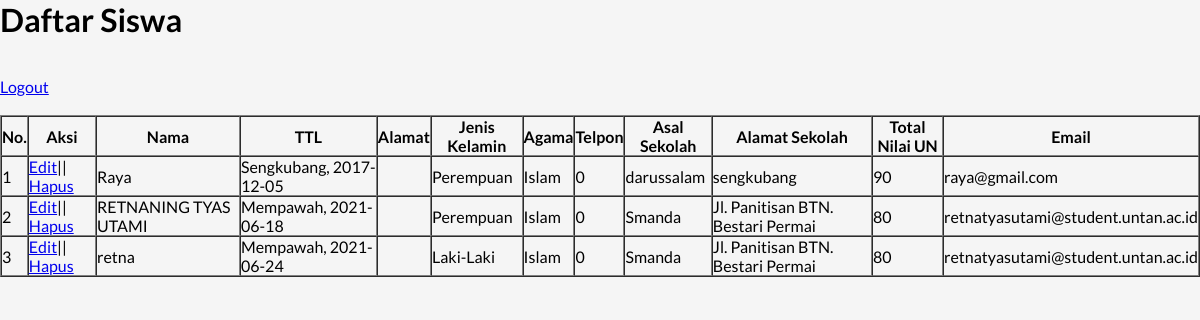
Page /hal_admin.php on the committed database.
### tables this page shows
CREATE TABLE `tb_siswa` (
  `id_daftar` int(10) NOT NULL,
  `nama` varchar(100) NOT NULL,
  `tempat_lahir` varchar(100) NOT NULL,
  `tanggal_lahir` varchar(100) NOT NULL,
  `alamat` varchar(100) NOT NULL,
  `jk` enum('Laki-Laki','Perempuan') NOT NULL,
  `agama` varchar(15) NOT NULL,
  `telepon` int(15) NOT NULL,
  `sekolah_asal` varchar(100) NOT NULL,
  `alamat_sekolah` varchar(100) NOT NULL,
  `total_un` varchar(5) NOT NULL,
  `nama_bpk` varchar(100) NOT NULL,
  `pendidikan_bpk` varchar(100) NOT NULL,
  `pekerjaan_bpk` varchar(100) NOT NULL,
  `penghasilan_bpk` varchar(100) NOT NULL,
  `nama_ibu` varchar(100) NOT NULL,
  `pendidikan_ibu` varchar(100) NOT NULL,
  `pekerjaan_ibu` varchar(100) NOT NULL,
  `penghasilan_ibu` varchar(100) NOT NULL,
  `email` varchar(100) NOT NULL,
  `password` varchar(100) NOT NULL,
  `tanggal_daftar` varchar(100) NOT NULL
);

### hal_admin.php (the view, shortened to what this page needs)
<?php
    include "koneksi.php";
    $hasil = mysqli_query($connect, "SELECT * FROM tb_siswa");
?>
<!DOCTYPE html>
<html>
<head>
    <link rel="stylesheet" type="text/css" href="css/style.css">
</head>
<body>
    <h1>Daftar Siswa</h2>
    <br></br>
    <td><a href="logout.php">Logout</a></td>
    <br></br>
    <table border="1" cellpadding="10" cellspacing="0">
            <tr>
                <th>No.</th>
                <th>Aksi</th>
                <th>Nama</th>
                <th>TTL</th>
                <th>Alamat</th>
                <th>Jenis Kelamin</th>
                <th>Agama</th>
                <th>Telpon</th>
                <th>Asal Sekolah</th>
                <th>Alamat Sekolah</th>
                <th>Total Nilai UN</th>
                <th>Email</th>
            </tr>
            <?php $i = 1; ?>
            <?php foreach($hasil as $row): ?>
            <tr>
                <td><?= $i; ?></td>
                <td>
                    <a href="edit2.php?id_daftar=<?= $row["id_daftar"]; ?>">Edit</a>||
                    <a href="hapus.php?id_daftar=<?= $row["id_daftar"]; ?>"
                    onclick=" return confirm('Apakah anda yakin akan menghapus data ini?');">Hapus</a>
                </td>
                <td><?= $row["nama"]; ?></td>
                <td><?= $row["tempat_lahir"]; ?>, <?=$row["tanggal_lahir"]; ?></td>
                <td><?= $row["alamat"]; ?></td>
                <td><?= $row["jk"]; ?></td>
                <td><?= $row["agama"]; ?></td>
                <td><?= $row["telepon"]; ?></td>
                <td><?= $row["sekolah_asal"]; ?></td>
                <td><?= $row["alamat_sekolah"]; ?></td>
                <td><?= $row["total_un"]; ?></td>
                <td><?= $row["email"]; ?></td>
            </tr>
            <?php $i++; ?>
            <?php endforeach; ?>
</table>
</body
</html>

### css/style.css (style rules this page uses)
* { margin:0; padding: 0; font-family: 'Lato', sans-serif; }
body { background-color: whitesmoke; }

### rows in the picture
tb_siswa: nama "Raya", tempat_lahir "Sengkubang", tanggal_lahir "2017-12-05", jk "Perempuan", agama "Islam", telepon "0", sekolah_asal "darussalam", alamat_sekolah "sengkubang", total_un "90", email "raya@gmail.com"
tb_siswa: nama "RETNANING TYAS UTAMI", tempat_lahir "Mempawah", tanggal_lahir "2021-06-18", jk "Perempuan", agama "Islam", telepon "0", sekolah_asal "Smanda", alamat_sekolah "Jl. Panitisan BTN. Bestari Permai", total_un "80", email "retnatyasutami@student.untan.ac.id"
tb_siswa: nama "retna", tempat_lahir "Mempawah", tanggal_lahir "2021-06-24", jk "Laki-Laki", agama "Islam", telepon "0", sekolah_asal "Smanda", alamat_sekolah "Jl. Panitisan BTN. Bestari Permai", total_un "80", email "retnatyasutami@student.untan.ac.id"
